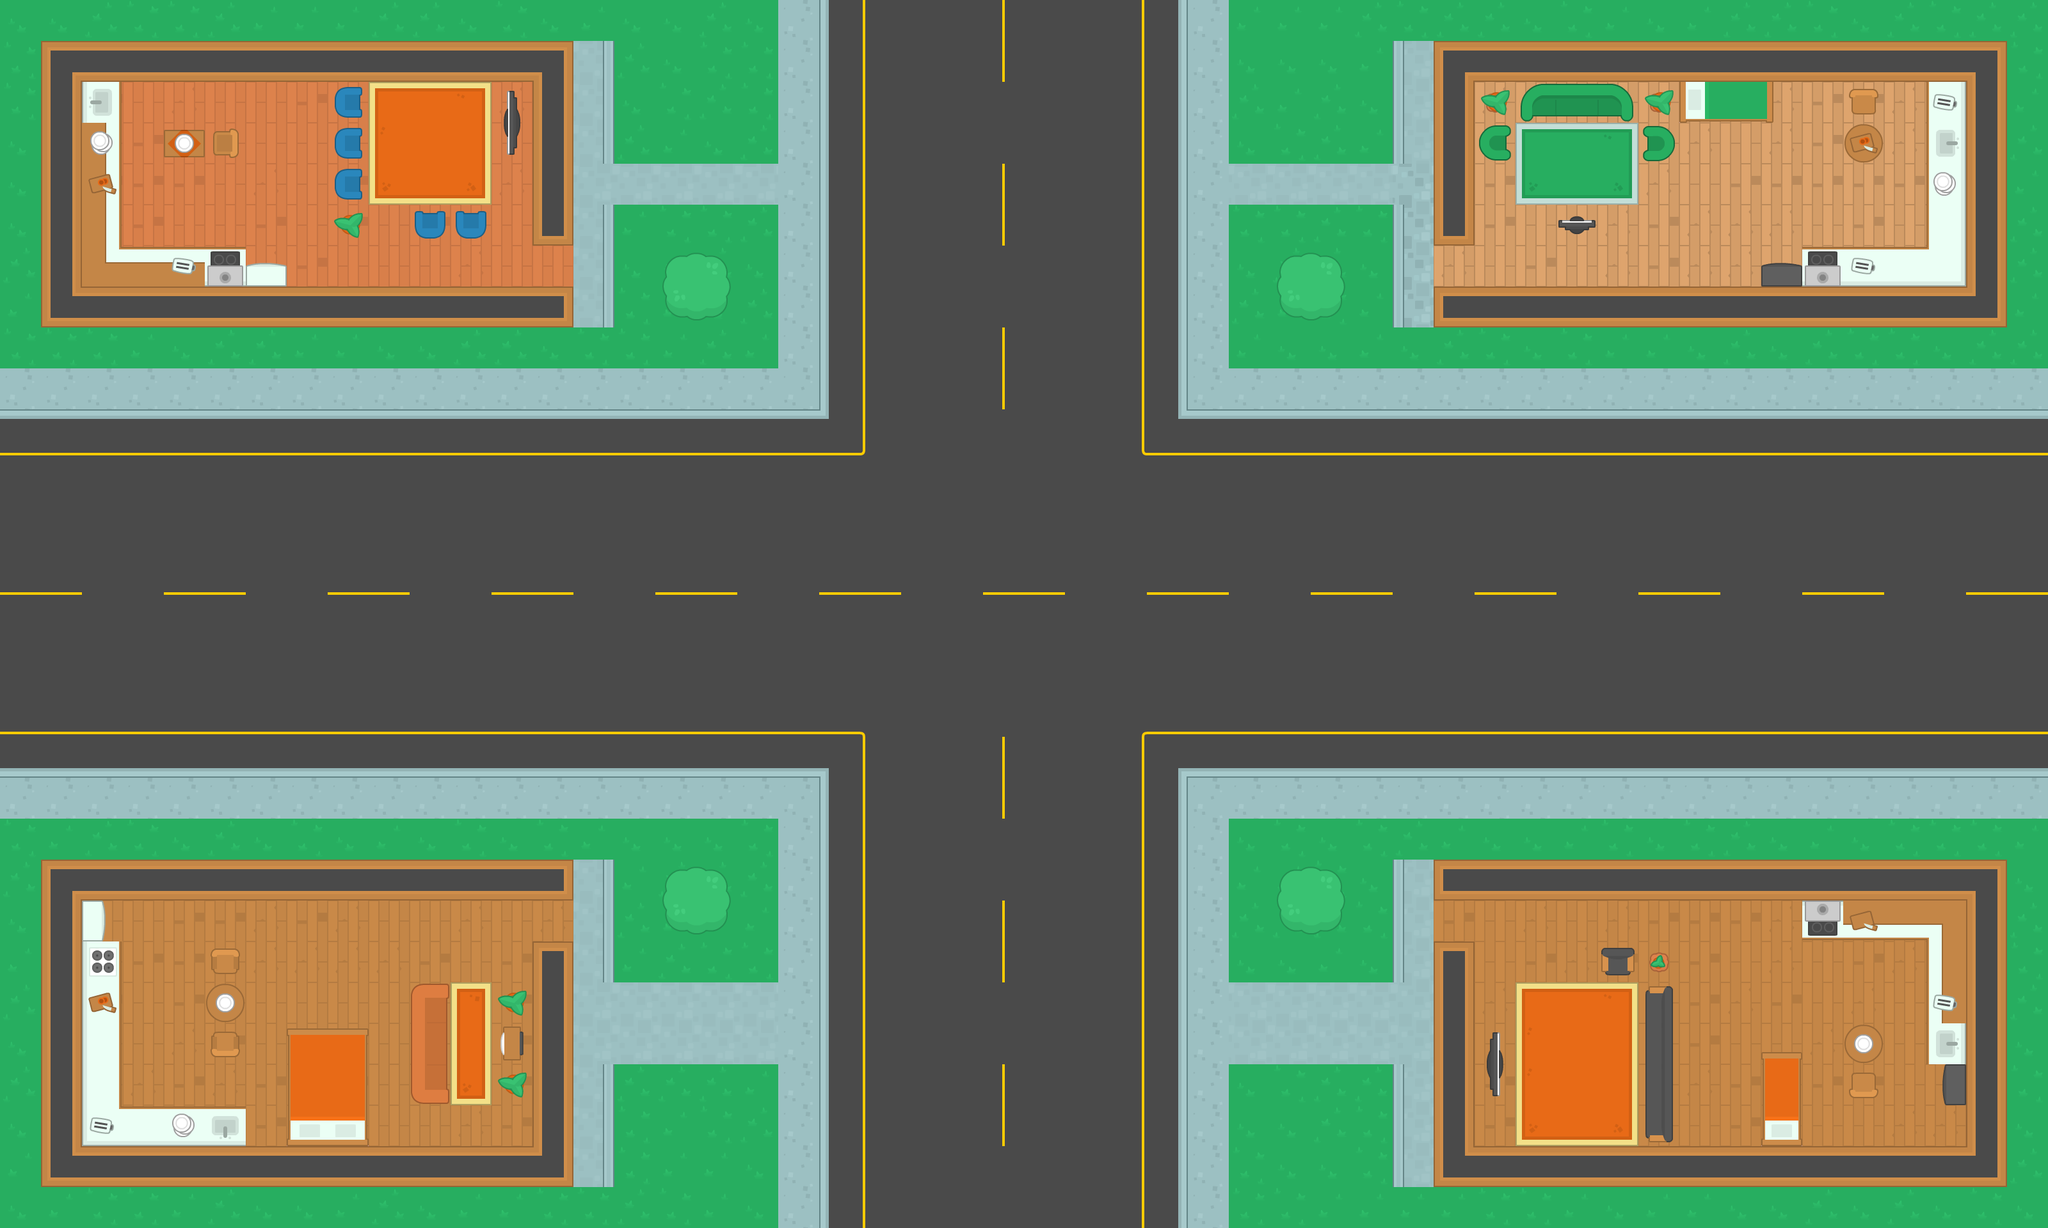

Tiled map render using the project's own tile images. Description and the map definition, with tile-layer contents summarised, below:
An orthogonal 50x30 tile map with 64x64 px tiles, 6 tile layers (ground, grass, trees, house, ...) and 104 objects (80x wall, 18x zombie, player, health, shotgun, ...).

<map version="1.2" tiledversion="1.2.3" orientation="orthogonal" renderorder="right-down" width="50" height="30" tilewidth="64" tileheight="64" infinite="0" nextlayerid="12" nextobjectid="110">
 <tileset firstgid="1" name="tileset1" tilewidth="64" tileheight="64" spacing="10" tilecount="540" columns="27">
  <image source="../images/Spritesheet/spritesheet_tiles.png" width="1988" height="1470" />
 </tileset>
 <layer id="5" name="ground" width="50" height="30">
  <data>[1500 cells, 1500 non-empty, 22 distinct tile ids]</data>
 </layer>
 <layer id="6" name="grass" width="50" height="30">
  <data>[1500 cells, 741 non-empty, 4 distinct tile ids]</data>
 </layer>
 <layer id="7" name="trees" width="50" height="30">
  <data>[1500 cells, 16 non-empty, 4 distinct tile ids]</data>
 </layer>
 <layer id="8" name="house" width="50" height="30">
  <data>[1500 cells, 459 non-empty, 21 distinct tile ids]</data>
 </layer>
 <layer id="9" name="decor" width="50" height="30">
  <data>[1500 cells, 137 non-empty, 63 distinct tile ids]</data>
 </layer>
 <layer id="10" name="details" width="50" height="30">
  <data>[1500 cells, 21 non-empty, 7 distinct tile ids]</data>
 </layer>
 <objectgroup id="11" name="Object Layer 1">
  <object id="2" name="wall" x="2241.33" y="66.6667" width="894.667" height="58.6667" />
  <object id="3" name="wall" x="2240.67" y="450.667" width="894.667" height="58.6667" />
  <object id="4" name="wall" x="2240.67" y="1344" width="894.667" height="58.6667" />
  <object id="5" name="wall" x="2240.67" y="1794.67" width="894.667" height="58.6667" />
  <object id="6" name="wall" x="65.9998" y="1345.33" width="829.334" height="58.6667" />
  <object id="7" name="wall" x="64.6665" y="1796" width="830.667" height="58.6667" />
  <object id="8" name="wall" x="65.9998" y="449.333" width="830.667" height="58.6667" />
  <object id="9" name="wall" x="65.9998" y="68" width="830.667" height="58.6667" />
  <object id="10" name="wall" x="64.6665" y="129.333" width="61.3337" height="320" />
  <object id="11" name="wall" x="833.333" y="129.333" width="61.3337" height="256" />
  <object id="12" name="wall" x="65.3332" y="1406.67" width="61.3337" height="386.667" />
  <object id="13" name="wall" x="834.666" y="1477.33" width="61.3337" height="320" />
  <object id="14" name="wall" x="2241.33" y="1476" width="61.3337" height="320" />
  <object id="15" name="wall" x="3074.67" y="1405.33" width="61.3337" height="386.667" />
  <object id="16" name="wall" x="2241.33" y="125.333" width="61.3337" height="254.667" />
  <object id="17" name="wall" x="3074.67" y="128" width="61.3337" height="320" />
  <object id="18" name="wall" x="2628" y="129.333" width="140" height="62.6667" />
  <object id="19" name="wall" x="3010.67" y="129.333" width="61.3337" height="320" />
  <object id="20" name="wall" x="2818.67" y="384" width="189.334" height="62.6667" />
  <object id="21" name="wall" x="2898.67" y="141.333" width="29.3337" height="34.6667" />
  <object id="22" name="wall" x="2897.33" y="206.667" width="29.3337" height="34.6667" />
  <object id="23" name="wall" x="2578.67" y="144" width="29.3337" height="34.6667" />
  <object id="24" name="wall" x="2578.67" y="209.333" width="29.3337" height="34.6667" />
  <object id="25" name="wall" x="2320" y="205.333" width="29.3337" height="34.6667" />
  <object id="26" name="wall" x="2322.67" y="142.667" width="29.3337" height="34.6667" />
  <object id="27" name="wall" x="2752" y="416" width="65.3337" height="34.6667" />
  <object id="28" name="wall" x="2437.33" y="338.667" width="53.3337" height="25.3334" />
  <object id="29" name="wall" x="2392" y="141.333" width="144" height="34.6667" />
  <object id="30" name="wall" x="657.333" y="336" width="29.3337" height="34.6667" />
  <object id="31" name="wall" x="529.333" y="142.667" width="29.3337" height="34.6667" />
  <object id="32" name="wall" x="721.333" y="334.667" width="29.3337" height="34.6667" />
  <object id="33" name="wall" x="529.333" y="268" width="29.3337" height="34.6667" />
  <object id="34" name="wall" x="526.666" y="205.333" width="29.3337" height="34.6667" />
  <object id="35" name="wall" x="532" y="336" width="29.3337" height="34.6667" />
  <object id="36" name="wall" x="272" y="209.333" width="29.3337" height="34.6667" />
  <object id="37" name="wall" x="353.333" y="206.667" width="29.3337" height="34.6667" />
  <object id="38" name="wall" x="385.333" y="410.667" width="58.667" height="34.6667" />
  <object id="39" name="wall" x="126.666" y="126.667" width="62.667" height="318.667" />
  <object id="40" name="wall" x="192" y="386.667" width="190.667" height="60" />
  <object id="41" name="wall" x="784" y="152" width="29.3337" height="88" />
  <object id="42" name="wall" x="1070.67" y="432" width="29.3337" height="34.6667" />
  <object id="43" name="wall" x="1074.67" y="1392" width="29.3337" height="34.6667" />
  <object id="44" name="wall" x="786.666" y="1553.33" width="29.3337" height="34.6667" />
  <object id="45" name="wall" x="788" y="1681.33" width="29.3337" height="34.6667" />
  <object id="46" name="wall" x="786.666" y="1620" width="29.3337" height="34.6667" />
  <object id="47" name="wall" x="338.666" y="1485.33" width="29.3337" height="34.6667" />
  <object id="48" name="wall" x="337.333" y="1550.67" width="29.3337" height="34.6667" />
  <object id="49" name="wall" x="337.333" y="1614.67" width="29.3337" height="34.6667" />
  <object id="50" name="wall" x="453.333" y="1610.67" width="118.667" height="174.667" />
  <object id="51" name="wall" x="126.666" y="1732" width="257.334" height="61.3334" />
  <object id="52" name="wall" x="129.333" y="1409.33" width="29.3337" height="60" />
  <object id="53" name="wall" x="128" y="1472" width="60.0004" height="260" />
  <object id="54" name="wall" x="2033.33" y="1393.33" width="29.3337" height="34.6667" />
  <object id="55" name="wall" x="2321.33" y="1614.67" width="29.3337" height="101.333" />
  <object id="56" name="wall" x="2512" y="1486.67" width="29.3337" height="34.6667" />
  <object id="57" name="wall" x="2576" y="1489.33" width="29.3337" height="34.6667" />
  <object id="58" name="wall" x="2576" y="1560" width="29.3337" height="204" />
  <object id="59" name="wall" x="2897.33" y="1616" width="29.3337" height="34.6667" />
  <object id="60" name="wall" x="2897.33" y="1681.33" width="29.3337" height="34.6667" />
  <object id="61" name="wall" x="3042.67" y="1665.33" width="29.3337" height="65.3334" />
  <object id="62" name="wall" x="3012" y="1405.33" width="60.0004" height="256" />
  <object id="64" name="wall" x="2820" y="1406.67" width="192" height="58.6667" />
  <object id="65" name="wall" x="2757.33" y="1652" width="53.3337" height="130.667" />
  <object id="66" name="wall" x="2033.33" y="434.667" width="29.3337" height="34.6667" />
  <object id="67" name="wall" x="2173.33" y="71.3332" width="8.00037" height="182.667" />
  <object id="68" name="wall" x="2172" y="324.667" width="8.00037" height="182.667" />
  <object id="69" name="wall" x="2170.67" y="1672.67" width="8.00037" height="182.667" />
  <object id="70" name="wall" x="2170.67" y="1350" width="8.00037" height="182.667" />
  <object id="71" name="wall" x="957.333" y="1352.67" width="8.00037" height="182.667" />
  <object id="72" name="wall" x="961.333" y="1672.67" width="8.00037" height="182.667" />
  <object id="73" name="wall" x="961.333" y="72.6665" width="8.00037" height="182.667" />
  <object id="74" name="wall" x="956" y="330" width="8.00037" height="182.667" />
  <object id="75" name="wall" x="900" y="511.333" width="57.3337" height="2.667" />
  <object id="78" name="wall" x="899.333" y="66.6665" width="57.3337" height="2.667" />
  <object id="79" name="wall" x="2180.67" y="513.333" width="57.3337" height="2.667" />
  <object id="80" name="wall" x="2184.67" y="65.3332" width="57.3337" height="2.667" />
  </objectgroup>
</map>
<!-- 28 of 104 objects omitted -->
